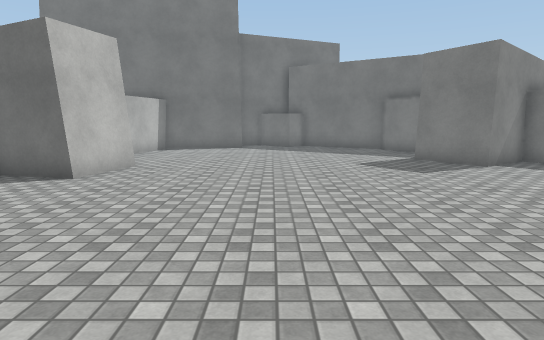
[1] (above)

13 first-person views from a walk through a 3-D level made in the Unity game engine. The camera is 1.4 m above the floor, tilts 8° down and sees 75° across. The floor is counted in squares, 1 m on a side. Each view is taken from the middle of a square. On the plan, view 1 faces up. The plan holds only what a view shows up to about 15 squares ahead; the rest is blank. The place goes on beyond the plan. The player is left out. Surface patterns are stand-ins for the level's own textures.

[2]
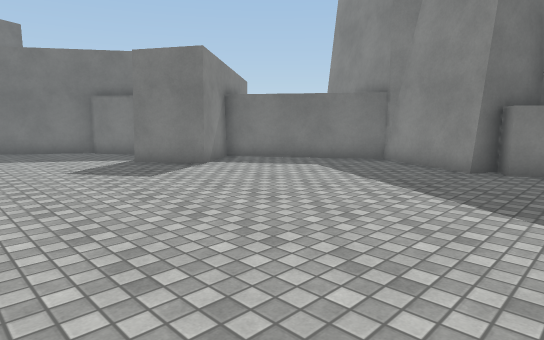

[3]
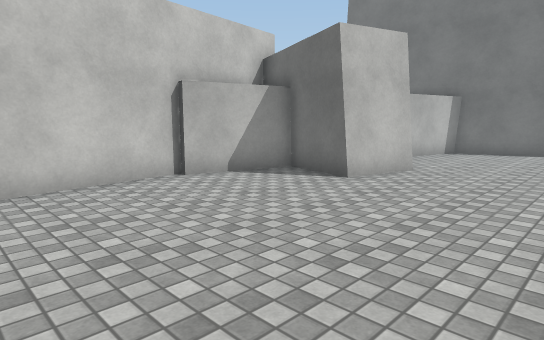

[4]
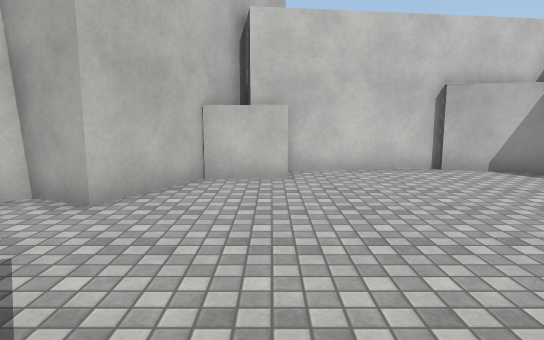

[5]
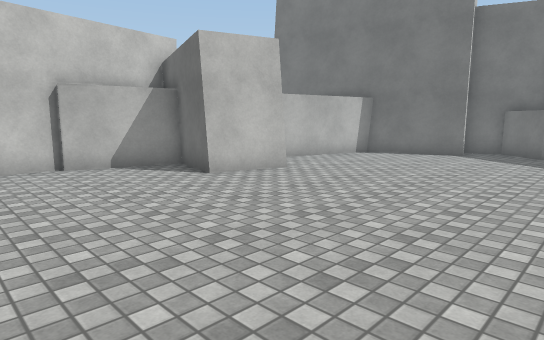

[6]
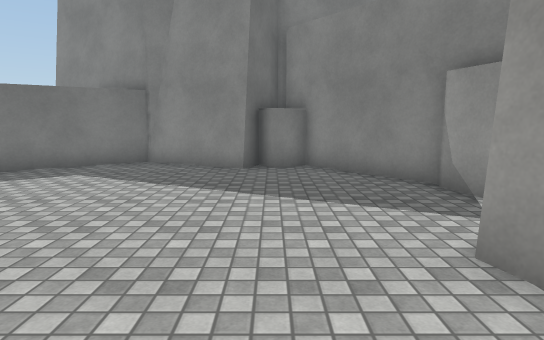

[7]
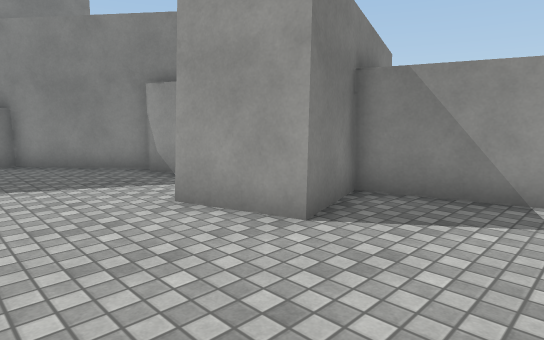

[8]
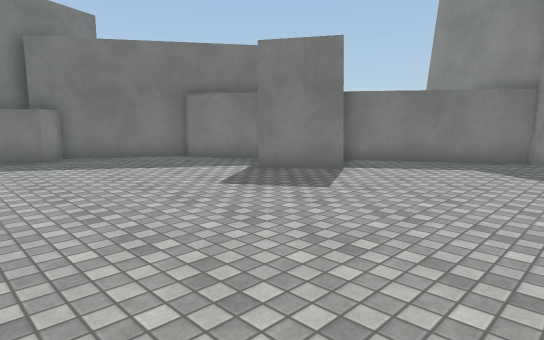

[9]
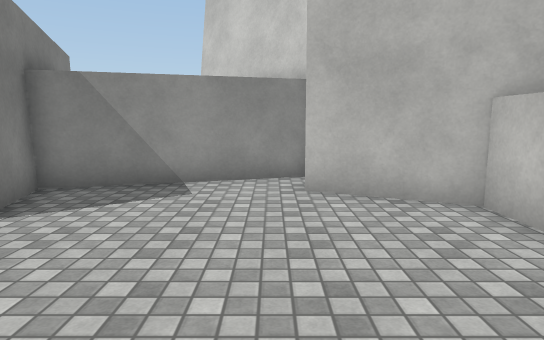

[10]
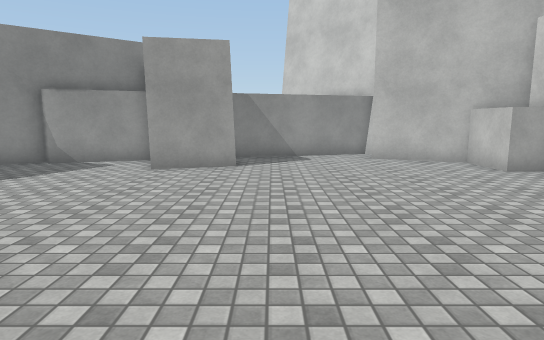

[11]
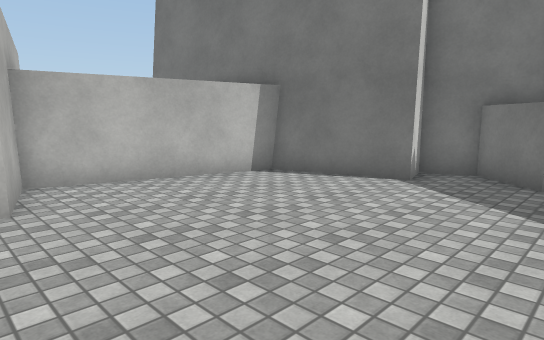

[12]
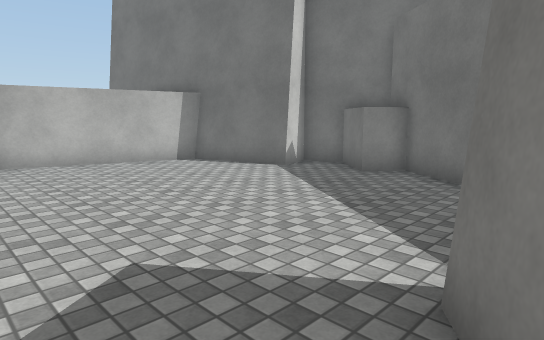

[13]
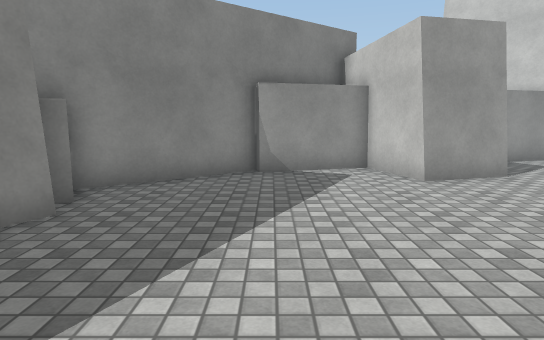

### Floor plan
Points are (right, up) in squares from view 1. A wall is a line through its corners. A room is listed if a view was taken in it or the views show most of it. See-through windows are left out.
Room 1 (views 1, 2, 3, 4, 5, 6, 7, 8, 9, 10, 11, 12, 13)
walls: (-4.3, 10.6) (-4.9, 8.4) (-7.2, 9) (-8, 5.8); (6.9, 14.5) (5.2, 16.9); (-8.3, 5.9) (-7.7, 1.4); (5.4, 17) (1.9, 19.4); (7.4, -0.8) (11.1, 2); (11, 3.4) (10.3, 3.8) (12, 7.1) (8.5, 12.1) (6.6, 10.7) (5.2, 12.8); (-6.6, -0.6) (-3.7, -2) (-4.4, -3.5) (-4, -3.8) (1.8, -2.1) (1.1, 0.1) (3.5, 0.8) (4.2, -1.4) (7.4, -0.5); (-0.5, 20) (-1.9, 19.4) (-1.6, 18.2) (-5.1, 17.3) (-6.6, 11.4) (-4.2, 10.8)
objects: cube (-8, 0) to (-7, 1); cube (0, 19) to (2, 20); cube (11, 2) to (12, 3)

Where each view was taken, in squares from view 1:
view 1: 0 up, 0 right, facing up
view 2: 1 up, 0 right, facing up-right
view 3: 1 up, 0 right, facing up-left
view 4: 1 up, 2 right, facing left
view 5: 3 up, 3 right, facing up-left
view 6: 3 up, 0 right, facing right
view 7: 4 up, 2 left, facing down-right
view 8: 5 up, 2 left, facing up-right
view 9: 5 up, 3 left, facing down
view 10: 11 up, 0 right, facing down
view 11: 10 up, 2 right, facing up-left
view 12: 10 up, 6 right, facing up-left
view 13: 9 up, 7 right, facing down
